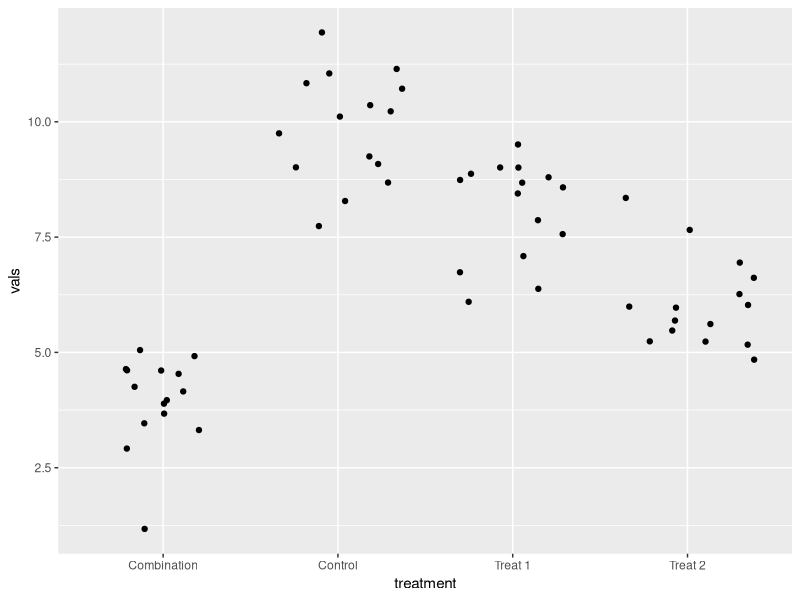

Recreate this plot in R.
#!/usr/bin/env Rscript
# andrew borgman
# varibbc
# script to create some dummy data for students to read into r
library(ggplot2)
library(dplyr)
library(tidyr)

set.seed(030289)

# build up an experimental data set
reps = 15
dat = data.frame(
  id = 1:reps, 
  treatment = rep(c("Control", "Treat 1", "Treat 2", "Combination"), each = reps),
  vals = c(
    rnorm(reps, mean = 10, sd = 1),
    rnorm(reps, mean = 8, sd = 1),
    rnorm(reps, mean = 6, sd = 1),
    rnorm(reps, mean = 4, sd = 1)    
  )
)

ggplot(dat, aes(x = treatment, y = vals)) + geom_point(position = "jitter")

wide = dat %>% spread(id, vals)

write.table(dat, 'test_data_long.tsv', sep = "\t", col.names = T, row.names = F, quote = F)
write.csv(dat, 'test_data_long.csv', row.names = F)
write.table(dat, 'test_data_long.txt', col.names = T, row.names = F, quote = F)

write.table(wide, 'test_data_wide.tsv', sep = "\t", col.names = T, row.names = F, quote = F)
write.csv(wide, 'test_data_wide.csv', row.names = F)
write.table(wide, 'test_data_wide.txt', col.names = T, row.names = F, quote = F)

